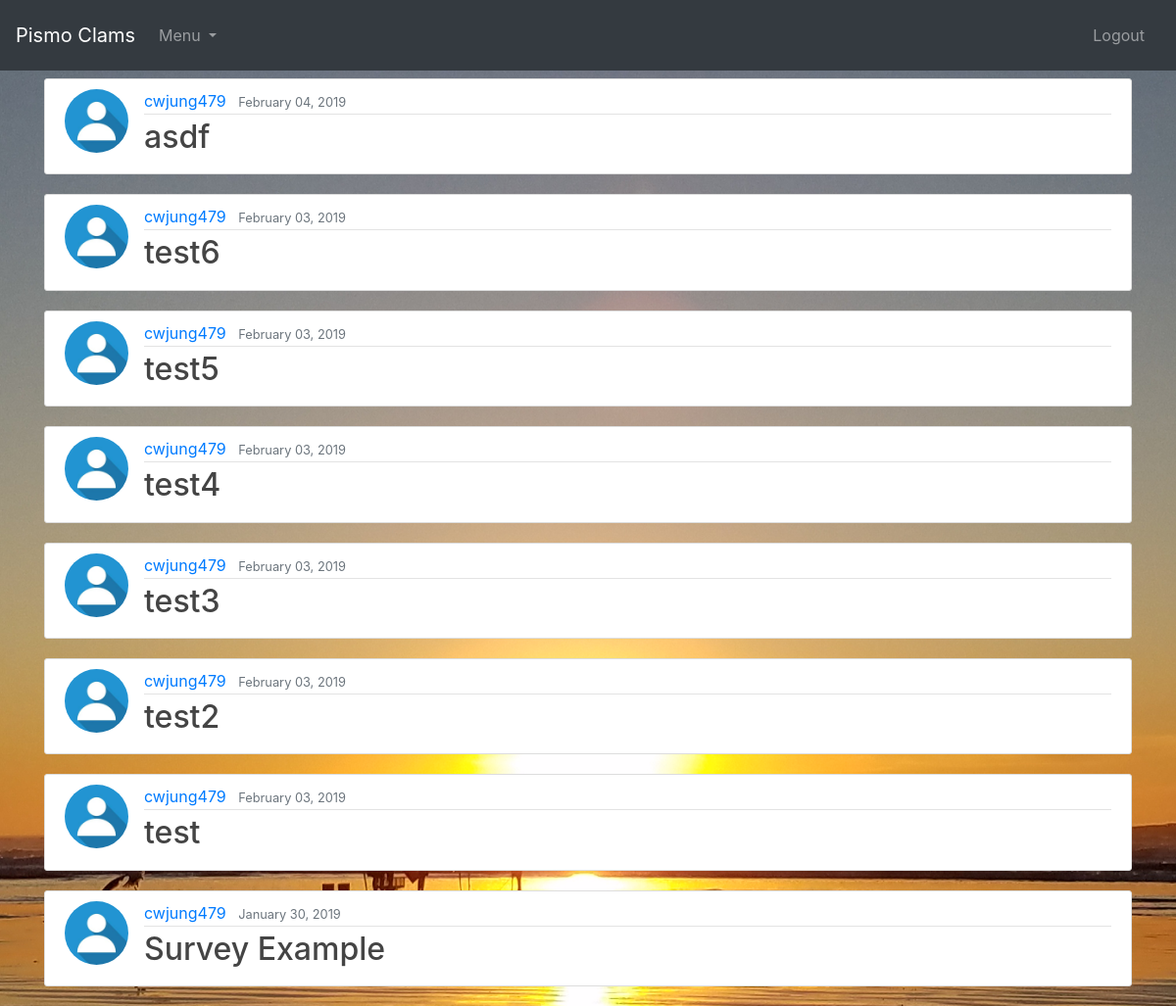
Screenshot of / (signed in) with the database file from the repository.
### blog/models.py (models this page shows, shortened)
class Post(models.Model):
    title = models.CharField(max_length=100)
    content = models.CharField(max_length=100, validators=[validate_comma_separated_integer_list])
    date_posted = models.DateTimeField(default=timezone.now)
    author = models.ForeignKey(User, on_delete=models.CASCADE)

### users/models.py (models this page shows, shortened)
class Profile(models.Model):
    user = models.OneToOneField(User, on_delete=models.CASCADE)
    image = models.ImageField(default='default.jpg', upload_to='profile_pics')

### blog/views.py (the view)
# urls.py: path('', PostListView.as_view(), name='blog-home'),
class PostListView(LoginRequiredMixin, ListView):
    model = Post
    template_name = 'blog/home.html'
    context_object_name = 'posts'
    ordering = ['-date_posted']

### blog/templates/blog/home.html
{% extends "blog/base.html" %}
{% block content %}
	{% for post in posts %}
	   {% if post.author == user or user.is_staff %}
			<article class="media content-section">
			  <img class="rounded-circle article-img" src="{{ post.author.profile.image.url }}">
			  <div class="media-body">
			    <div class="article-metadata">
			      <a class="mr-2" href="#">{{ post.author }}</a>
			      <small class="text-muted">{{ post.date_posted|date:"F d, Y" }}</small>
			    </div>
			    <h2><a class="article-title" href="{% url 'post-detail' post.id %}">{{ post.title }}</a></h2>
			  </div>
			</article>
		{% endif %}
	{% endfor %}
{% endblock content %}

### blog/templates/blog/base.html (shortened to what this page needs)
{% load static %}
<!DOCTYPE html>
<html>
<link rel="stylesheet" href="https://maxcdn.bootstrapcdn.com/bootstrap/4.0.0/css/bootstrap.min.css">
<link rel="stylesheet" type="text/css" href="{% static 'blog/main.css' %}">
<link rel="stylesheet" href="https://ajax.googleapis.com/ajax/libs/jqueryui/1.12.1/themes/smoothness/jquery-ui.css">
<head>
</head>
{% if user.is_authenticated %}
	<body>
		<div id="app" class="container">
		    <nav class="navbar navbar-expand-md fixed-top navbar-dark bg-dark">
		        <a class="navbar-brand" href="{% url 'blog-home' %}">Pismo Clams</a>
		        <div id="navbarNavDropdown" class="navbar-collapse collapse">
		            <ul class="navbar-nav mr-auto">
			        	<li class="nav-item dropdown">
		                    <a class="nav-link dropdown-toggle" href="#" id="navbarDropdownMenuLink" data-toggle="dropdown" aria-haspopup="true" aria-expanded="false">
		                      Menu
		                    </a>
		                </li>
		            </ul>
		            <ul class="navbar-nav">
		                <li class="nav-link">
		                	{% if user.is_authenticated %}
								<a class="nav-link" href="{% url 'logout' %}">Logout</a>
					       	{% endif %}
		                </li>
		            </ul>
		        </div>
		    </nav>
		</div>
{% endif %}
	<main role="main" class="container">
	  <div class="row">
	    <div class="col-md">
	      {% block content %}{% endblock %}
	    </div>
	  </div>
	</main>
</body>
</html>

### blog/static/blog/main.css (style rules this page uses)
body { background-color: #111111; background: #fafafa; color: #333333; margin-top: 5rem; }
h1, h2, h3, h4, h5, h6 { color: #444444; }
ul { margin: 0; }
.content-section { background: #ffffff; padding: 10px 20px; border: 1px solid #dddddd; border-radius: 3px; margin-bottom: 20px; }
.article-title { color: #444444; }
.article-img { height: 65px; width: 65px; margin-right: 16px; }
.article-metadata { padding-bottom: 1px; margin-bottom: 4px; border-bottom: 1px solid #e3e3e3 }

### blog/templates/blog/base.html (style rules this page uses)
div { overflow: visible; }

### rows the page displays
Post: author.profile.image (placeholder picture), author "cwjung479", date_posted "February 04, 2019", title "asdf"
Post: author.profile.image (placeholder picture), author "cwjung479", date_posted "February 03, 2019", title "test6"
Post: author.profile.image (placeholder picture), author "cwjung479", date_posted "February 03, 2019", title "test5"
Post: author.profile.image (placeholder picture), author "cwjung479", date_posted "February 03, 2019", title "test4"
Post: author.profile.image (placeholder picture), author "cwjung479", date_posted "February 03, 2019", title "test3"
Post: author.profile.image (placeholder picture), author "cwjung479", date_posted "February 03, 2019", title "test2"
Post: author.profile.image (placeholder picture), author "cwjung479", date_posted "February 03, 2019", title "test"
Post: author.profile.image (placeholder picture), author "cwjung479", date_posted "January 30, 2019", title "Survey Example"
